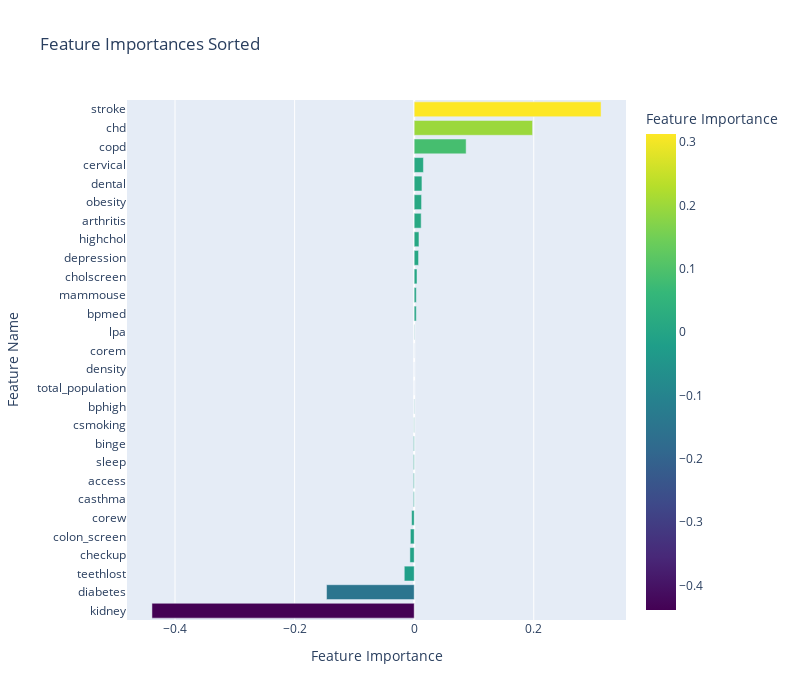

Source (notebook cell):
### Code cell
fig = px.bar(feature_df, x= 'Feature Importance', y = 'Feature Name', orientation = 'h', 
             hover_data = ['Feature Name', 'Feature Importance'], color = 'Feature Importance', 
             color_continuous_scale=px.colors.sequential.Viridis, width = 800, height = 700,
             title = 'Feature Importances Sorted')

fig.show()

### Figure 1 — Plotly figure (JSON) as saved in the notebook; plotly's stock layout.template omitted (floating-point values rounded to 4 significant figures)
{"data": [{"alignmentgroup": "True", "hovertemplate": "Feature Importance=%{marker.color}<br>Feature Name=%{y}<extra></extra>", "legendgroup": "", "marker": {"color": [-0.4386, -0.1466, -0.01658, -0.007168, -0.006416, -0.004298, -0.00133, -0.001294, -0.001245, -0.001159, -0.0005147, -0.0003456, -2.245e-09, 1.347e-06, 1.56e-05, 0.0004328, 0.003481, 0.003527, 0.004698, 0.007296, 0.007968, 0.01166, 0.0123, 0.01295, 0.01545, 0.08686, 0.198, 0.3125], "coloraxis": "coloraxis", "pattern": {"shape": ""}}, "name": "", "offsetgroup": "", "orientation": "h", "showlegend": false, "textposition": "auto", "type": "bar", "x": [-0.4386, -0.1466, -0.01658, -0.007168, -0.006416, -0.004298, -0.00133, -0.001294, -0.001245, -0.001159, -0.0005147, -0.0003456, -2.245e-09, 1.347e-06, 1.56e-05, 0.0004328, 0.003481, 0.003527, 0.004698, 0.007296, 0.007968, 0.01166, 0.0123, 0.01295, 0.01545, 0.08686, 0.198, 0.3125], "xaxis": "x", "y": ["kidney", "diabetes", "teethlost", "checkup", "colon_screen", "corew", "casthma", "access", "sleep", "binge", "csmoking", "bphigh", "total_population", "density", "corem", "lpa", "bpmed", "mammouse", "cholscreen", "depression", "highchol", "arthritis", "obesity", "dental", "cervical", "copd", "chd", "stroke"], "yaxis": "y"}], "layout": {"barmode": "relative", "coloraxis": {"colorbar": {"title": {"text": "Feature Importance"}}, "colorscale": [[0, "#440154"], [0.1111, "#482878"], [0.2222, "#3e4989"], [0.3333, "#31688e"], [0.4444, "#26828e"], [0.5556, "#1f9e89"], [0.6667, "#35b779"], [0.7778, "#6ece58"], [0.8889, "#b5de2b"], [1, "#fde725"]]}, "height": 700, "legend": {"tracegroupgap": 0}, "title": {"text": "Feature Importances Sorted"}, "width": 800, "xaxis": {"anchor": "y", "domain": [0, 1], "title": {"text": "Feature Importance"}}, "yaxis": {"anchor": "x", "domain": [0, 1], "title": {"text": "Feature Name"}}}}
